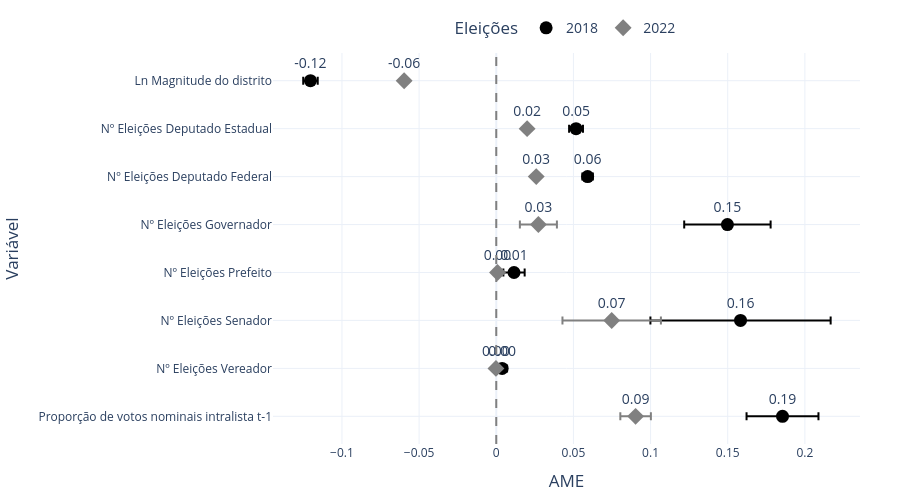

Notebook source saved alongside this figure:
### Code cell
df_output_modelo_print = df_output_modelo.loc[
    ~df_output_modelo["variavel"].str.startswith("C")
].copy()

df_output_modelo_print["variavel"] = (
    df_output_modelo_print["variavel"]
    .str.replace("n_eleicoes_deputado_estadual", "Nº Eleições Deputado Estadual")
    .str.replace("n_eleicoes_deputado_federal", "Nº Eleições Deputado Federal")
    .str.replace("n_eleicoes_senador", "Nº Eleições Senador")
    .str.replace("n_eleicoes_governador", "Nº Eleições Governador")
    .str.replace("n_eleicoes_vereador", "Nº Eleições Vereador")
    .str.replace("n_eleicoes_prefeito", "Nº Eleições Prefeito")
    .str.replace("np.log(qt_vaga)", "Ln Magnitude do distrito")
    .str.replace(
        "prop_votos_nominais_lag", "Proporção de votos nominais intralista t-1"
    )
)


fig_modelo = px.scatter(
    df_output_modelo_print.sort_values("variavel", ascending=False),
    y="variavel",
    x="dy/dx",
    error_x="Std. Err.",
    labels={"dy/dx": "AME", "variavel": "Variável"},
    template="plotly_white",
    color="ano",
    width=800,
    symbol="ano",
    color_discrete_sequence=["black", "grey"],
    text="dy/dx",
)
fig_modelo.add_vline(x=0, line_dash="dash", line_color="grey")
fig_modelo.update_layout(
    legend=dict(
        orientation="h",        # horizontal
        yanchor="bottom",
        y=1.02,                # posição acima do plot; ajuste (p.ex. 1.08) para mais distância
        xanchor="center",
        x=0.5,
        title_text="Eleições"  # altera o título
    ),
    font=dict(size=14),
    margin=dict(l=140, r=40, t=40, b=40),
    width=900,
    height=500,
    autosize=False,
)
fig_modelo.update_yaxes(tickfont=dict(size=12))
fig_modelo.update_xaxes(tickfont=dict(size=12))
fig_modelo.update_traces(
    texttemplate="%{text:.2f}",
    textposition="top center",
    marker=dict(size=13),
)

### Figure 1 — Plotly figure (JSON) as saved in the notebook; plotly's stock layout.template omitted (floating-point values rounded to 4 significant figures)
{"data": [{"error_x": {"array": [0.0233, 0.0032, 0.0584, 0.0069, 0.028, 0.0034, 0.0045, 0.0047]}, "hovertemplate": "ano=2018<br>AME=%{text}<br>Variável=%{y}<extra></extra>", "legendgroup": "2018", "marker": {"color": "black", "size": 13, "symbol": "circle"}, "mode": "markers+text", "name": "2018", "orientation": "h", "showlegend": true, "text": [0.1855, 0.0038, 0.1583, 0.0115, 0.1498, 0.0592, 0.0517, -0.1204], "textposition": "top center", "texttemplate": "%{text:.2f}", "type": "scatter", "x": [0.1855, 0.0038, 0.1583, 0.0115, 0.1498, 0.0592, 0.0517, -0.1204], "xaxis": "x", "y": ["Proporção de votos nominais intralista t-1", "Nº Eleições Vereador", "Nº Eleições Senador", "Nº Eleições Prefeito", "Nº Eleições Governador", "Nº Eleições Deputado Federal", "Nº Eleições Deputado Estadual", "Ln Magnitude do distrito"], "yaxis": "y"}, {"error_x": {"array": [0.0099, 0.0008, 0.0319, 0.0009, 0.012, 0.0015, 0.0018, 0.0018]}, "hovertemplate": "ano=2022<br>AME=%{text}<br>Variável=%{y}<extra></extra>", "legendgroup": "2022", "marker": {"color": "grey", "size": 13, "symbol": "diamond"}, "mode": "markers+text", "name": "2022", "orientation": "h", "showlegend": true, "text": [0.0903, -0.0002, 0.0748, 0.0008, 0.0273, 0.0259, 0.02, -0.0597], "textposition": "top center", "texttemplate": "%{text:.2f}", "type": "scatter", "x": [0.0903, -0.0002, 0.0748, 0.0008, 0.0273, 0.0259, 0.02, -0.0597], "xaxis": "x", "y": ["Proporção de votos nominais intralista t-1", "Nº Eleições Vereador", "Nº Eleições Senador", "Nº Eleições Prefeito", "Nº Eleições Governador", "Nº Eleições Deputado Federal", "Nº Eleições Deputado Estadual", "Ln Magnitude do distrito"], "yaxis": "y"}], "layout": {"autosize": false, "font": {"size": 14}, "height": 500, "legend": {"orientation": "h", "title": {"text": "Eleições"}, "tracegroupgap": 0, "x": 0.5, "xanchor": "center", "y": 1.02, "yanchor": "bottom"}, "margin": {"b": 40, "l": 140, "r": 40, "t": 40}, "shapes": [{"line": {"color": "grey", "dash": "dash"}, "type": "line", "x0": 0, "x1": 0, "xref": "x", "y0": 0, "y1": 1, "yref": "y domain"}], "width": 900, "xaxis": {"anchor": "y", "domain": [0, 1], "tickfont": {"size": 12}, "title": {"text": "AME"}}, "yaxis": {"anchor": "x", "domain": [0, 1], "tickfont": {"size": 12}, "title": {"text": "Variável"}}}}
